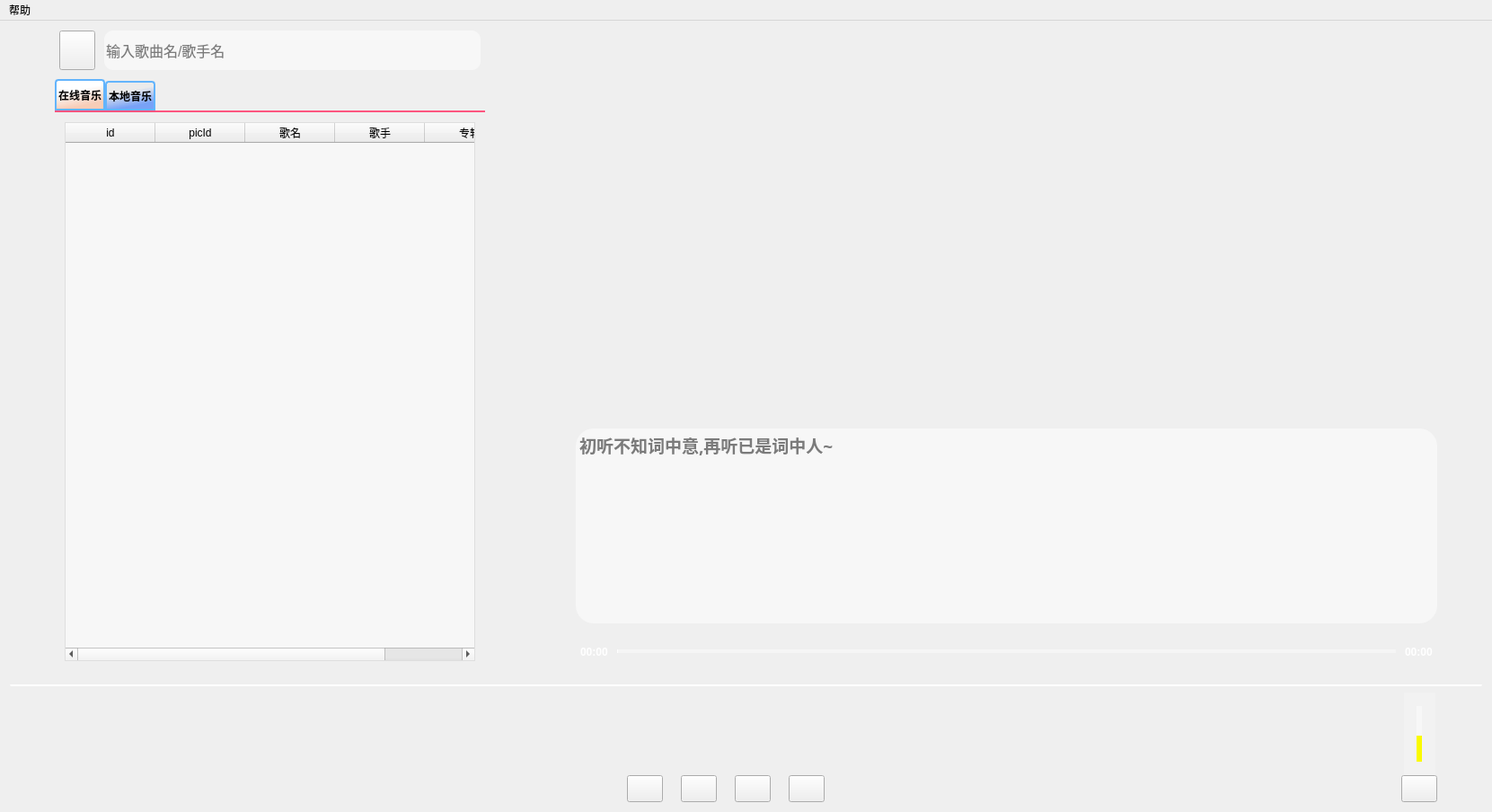
<?xml version="1.0" encoding="UTF-8"?>
<ui version="4.0">
 <class>MusicInterface</class>
 <widget class="QMainWindow" name="MusicInterface">
  <property name="geometry">
   <rect>
    <x>0</x>
    <y>0</y>
    <width>1661</width>
    <height>904</height>
   </rect>
  </property>
  <property name="windowTitle">
   <string>CatMusic</string>
  </property>
  <property name="styleSheet">
   <string notr="true">#MusicInterface
{
border-image: url(:/image/backgroud/morncolour (12).jpg);
	
}</string>
  </property>
  <widget class="QWidget" name="centralWidget">
   <layout class="QVBoxLayout" name="verticalLayout_8">
    <item>
     <layout class="QVBoxLayout" name="verticalLayout_4" stretch="6,1">
      <item>
       <layout class="QVBoxLayout" name="verticalLayout_5">
        <property name="spacing">
         <number>15</number>
        </property>
        <item>
         <layout class="QHBoxLayout" name="horizontalLayout_6" stretch="1,2">
          <property name="spacing">
           <number>101</number>
          </property>
          <property name="leftMargin">
           <number>50</number>
          </property>
          <property name="rightMargin">
           <number>50</number>
          </property>
          <item>
           <layout class="QVBoxLayout" name="verticalLayout_2" stretch="1,15">
            <property name="spacing">
             <number>10</number>
            </property>
            <item>
             <layout class="QHBoxLayout" name="horizontalLayout_5">
              <property name="spacing">
               <number>10</number>
              </property>
              <property name="leftMargin">
               <number>5</number>
              </property>
              <property name="rightMargin">
               <number>5</number>
              </property>
              <item>
               <widget class="QPushButton" name="pushButton_search">
                <property name="sizePolicy">
                 <sizepolicy hsizetype="Minimum" vsizetype="Minimum">
                  <horstretch>0</horstretch>
                  <verstretch>0</verstretch>
                 </sizepolicy>
                </property>
                <property name="styleSheet">
                 <string notr="true">#pushButton_search
{
	border-image: url(:/image/icon/sereach.png);
}
#pushButton_search:hover
{
	
	border-image: url(:/image/icon-hover/sereach-hover.png);
}
#pushButton_search:pressed
{
	border-image: url(:/image/icon/sereach.png);
}</string>
                </property>
                <property name="text">
                 <string/>
                </property>
               </widget>
              </item>
              <item>
               <widget class="QLineEdit" name="lineEdit_search">
                <property name="sizePolicy">
                 <sizepolicy hsizetype="Expanding" vsizetype="Expanding">
                  <horstretch>0</horstretch>
                  <verstretch>0</verstretch>
                 </sizepolicy>
                </property>
                <property name="minimumSize">
                 <size>
                  <width>222</width>
                  <height>17</height>
                 </size>
                </property>
                <property name="font">
                 <font>
                  <pointsize>12</pointsize>
                 </font>
                </property>
                <property name="autoFillBackground">
                 <bool>false</bool>
                </property>
                <property name="styleSheet">
                 <string notr="true">#lineEdit_search
{
	border: 2px soild black;
	border-radius: 10px;
	background-color: rgba(255, 255, 255,50%);
}
</string>
                </property>
                <property name="text">
                 <string/>
                </property>
                <property name="dragEnabled">
                 <bool>false</bool>
                </property>
                <property name="placeholderText">
                 <string>输入歌曲名/歌手名 </string>
                </property>
               </widget>
              </item>
             </layout>
            </item>
            <item>
             <widget class="QTabWidget" name="tabWidget">
              <property name="font">
               <font>
                <weight>75</weight>
                <bold>true</bold>
               </font>
              </property>
              <property name="styleSheet">
               <string notr="true"> QTabWidget::pane { /* The tab widget frame */
      border-top: 2px solid rgb(255, 85, 127);
  }

  QTabWidget::tab-bar {
      alignment: center;
  }

  /* Style the tab using the tab sub-control. Note that
      it reads QTabBar _not_ QTabWidget */
  QTabBar::tab {
	background-color: qlineargradient(spread:pad, x1:0.358, y1:0.341, x2:0.527, y2:0.857955, stop:0 rgba(235, 235, 235, 255), stop:1 rgba(0, 85, 255, 50%));

      border: 2px solid rgb(99, 180 ,252);
      border-bottom-color: rgb(99, 180 ,252); /* same as the pane color */
      border-top-left-radius: 4px;
      border-top-right-radius: 4px;
      min-width: 18ex;
	  min-height: 25px;
      padding: 2px;
  }

  QTabBar::tab:selected, QTabBar::tab:hover {
	background-color: qlineargradient(spread:pad, x1:0.358, y1:0.341, x2:0.527, y2:0.857955, stop:0 rgba(255, 255, 255, 255), stop:1 rgba(255, 170, 127, 50%));
  }

  QTabBar::tab:selected {
      border-color: rgb(99, 180 ,252);
      border-bottom-color: qlineargradient(x1: 0, y1: 0, x2: 0, y2: 1,
                                  stop: 0 #fafafa, stop: 0.4 #f4f4f4,
                                  stop: 0.5 #e7e7e7, stop: 1.0 #fafafa); /* same as pane color */
  }

  QTabBar::tab:!selected {
      margin-top: 2px; /* make non-selected tabs look smaller */
  }</string>
              </property>
              <property name="currentIndex">
               <number>0</number>
              </property>
              <widget class="QWidget" name="tab_online">
               <property name="styleSheet">
                <string notr="true"/>
               </property>
               <attribute name="title">
                <string>在线音乐</string>
               </attribute>
               <layout class="QVBoxLayout" name="verticalLayout_7">
                <item>
                 <widget class="QTableWidget" name="tableWidget_onlineList">
                  <property name="styleSheet">
                   <string notr="true">#tableWidget_onlineList{
	background-color:rgba(255,255,255,50%);
}</string>
                  </property>
                  <column>
                   <property name="text">
                    <string>id</string>
                   </property>
                  </column>
                  <column>
                   <property name="text">
                    <string>picId</string>
                   </property>
                  </column>
                  <column>
                   <property name="text">
                    <string>歌名</string>
                   </property>
                  </column>
                  <column>
                   <property name="text">
                    <string>歌手</string>
                   </property>
                  </column>
                  <column>
                   <property name="text">
                    <string>专辑</string>
                   </property>
                  </column>
                 </widget>
                </item>
               </layout>
              </widget>
              <widget class="QWidget" name="tab_local">
               <property name="styleSheet">
                <string notr="true"/>
               </property>
               <attribute name="title">
                <string>本地音乐</string>
               </attribute>
               <layout class="QVBoxLayout" name="verticalLayout_6">
                <item>
                 <widget class="QTableWidget" name="tableWidget_localList">
                  <property name="styleSheet">
                   <string notr="true">#tableWidget_localList{
	background-color:rgba(255,255,255,40%);
}</string>
                  </property>
                 </widget>
                </item>
               </layout>
              </widget>
             </widget>
            </item>
           </layout>
          </item>
          <item>
           <layout class="QVBoxLayout" name="verticalLayout" stretch="10,5,1">
            <property name="spacing">
             <number>10</number>
            </property>
            <property name="topMargin">
             <number>0</number>
            </property>
            <property name="bottomMargin">
             <number>0</number>
            </property>
            <item>
             <layout class="QHBoxLayout" name="horizontalLayout" stretch="1,2,1">
              <property name="spacing">
               <number>20</number>
              </property>
              <property name="leftMargin">
               <number>0</number>
              </property>
              <property name="topMargin">
               <number>7</number>
              </property>
              <property name="rightMargin">
               <number>0</number>
              </property>
              <property name="bottomMargin">
               <number>0</number>
              </property>
              <item>
               <spacer name="horizontalSpacer">
                <property name="orientation">
                 <enum>Qt::Horizontal</enum>
                </property>
                <property name="sizeHint" stdset="0">
                 <size>
                  <width>40</width>
                  <height>20</height>
                 </size>
                </property>
               </spacer>
              </item>
              <item>
               <widget class="GraphicsView" name="graphicsView">
                <property name="enabled">
                 <bool>true</bool>
                </property>
                <property name="sizePolicy">
                 <sizepolicy hsizetype="Expanding" vsizetype="Expanding">
                  <horstretch>0</horstretch>
                  <verstretch>0</verstretch>
                 </sizepolicy>
                </property>
                <property name="styleSheet">
                 <string notr="true">#graphicsView
{
	border: 5px soild black;
	border-radius: 20px;
	background-color: rgba(255, 255, 255,0%);
}
</string>
                </property>
               </widget>
              </item>
              <item>
               <spacer name="horizontalSpacer_2">
                <property name="orientation">
                 <enum>Qt::Horizontal</enum>
                </property>
                <property name="sizeHint" stdset="0">
                 <size>
                  <width>40</width>
                  <height>20</height>
                 </size>
                </property>
               </spacer>
              </item>
             </layout>
            </item>
            <item>
             <widget class="QTextEdit" name="textEdit_lyric">
              <property name="font">
               <font>
                <family>华文楷体</family>
                <pointsize>14</pointsize>
                <weight>75</weight>
                <bold>true</bold>
               </font>
              </property>
              <property name="layoutDirection">
               <enum>Qt::LeftToRight</enum>
              </property>
              <property name="styleSheet">
               <string notr="true">#textEdit_lyric
{
	border: 2px soild black;
	border-radius: 20px;
	background-color: rgba(255, 255, 255,50%);
}
</string>
              </property>
              <property name="readOnly">
               <bool>true</bool>
              </property>
              <property name="placeholderText">
               <string>初听不知词中意,再听已是词中人~</string>
              </property>
             </widget>
            </item>
            <item>
             <layout class="QHBoxLayout" name="horizontalLayout_2">
              <property name="spacing">
               <number>10</number>
              </property>
              <property name="leftMargin">
               <number>5</number>
              </property>
              <property name="rightMargin">
               <number>5</number>
              </property>
              <item>
               <widget class="QLabel" name="label_currentTime">
                <property name="font">
                 <font>
                  <weight>75</weight>
                  <bold>true</bold>
                 </font>
                </property>
                <property name="styleSheet">
                 <string notr="true">color: rgb(255, 255, 255);</string>
                </property>
                <property name="text">
                 <string>00:00</string>
                </property>
               </widget>
              </item>
              <item>
               <widget class="QSlider" name="horizontalSlider_processBar">
                <property name="styleSheet">
                 <string notr="true">
    QSlider::add-page:Horizontal
     {     
background-color: rgba(255, 255, 255,100);
        height:4px;  
     } 
     QSlider::sub-page:Horizontal   
    {  
background-color: rgb(255, 255, 255);
        height:4px;
     }
    QSlider::groove:Horizontal   
    { 
        background:transparent; 
        height:4px;
    }  
    QSlider::handle:Horizontal  
    { 
        height:16px; 
        width:16px; 
	
	
	border-image: url(:/image/圆形 (7).png);
  margin: -6 0px; 
    }</string>
                </property>
                <property name="orientation">
                 <enum>Qt::Horizontal</enum>
                </property>
               </widget>
              </item>
              <item>
               <widget class="QLabel" name="label_endTime">
                <property name="font">
                 <font>
                  <weight>75</weight>
                  <bold>true</bold>
                 </font>
                </property>
                <property name="styleSheet">
                 <string notr="true">color: rgb(255, 255, 255);</string>
                </property>
                <property name="text">
                 <string>00:00</string>
                </property>
               </widget>
              </item>
             </layout>
            </item>
           </layout>
          </item>
         </layout>
        </item>
        <item>
         <widget class="Line" name="line">
          <property name="styleSheet">
           <string notr="true">border-top: 2px solid white; 
</string>
          </property>
          <property name="orientation">
           <enum>Qt::Horizontal</enum>
          </property>
         </widget>
        </item>
       </layout>
      </item>
      <item>
       <layout class="QVBoxLayout" name="verticalLayout_3" stretch="3,1">
        <property name="spacing">
         <number>0</number>
        </property>
        <property name="leftMargin">
         <number>50</number>
        </property>
        <property name="rightMargin">
         <number>50</number>
        </property>
        <item>
         <layout class="QHBoxLayout" name="horizontalLayout_8">
          <property name="spacing">
           <number>0</number>
          </property>
          <item>
           <spacer name="verticalSpacer">
            <property name="orientation">
             <enum>Qt::Vertical</enum>
            </property>
            <property name="sizeHint" stdset="0">
             <size>
              <width>1500</width>
              <height>53</height>
             </size>
            </property>
           </spacer>
          </item>
          <item>
           <widget class="QSlider" name="verticalSlider_volume">
            <property name="sizePolicy">
             <sizepolicy hsizetype="Preferred" vsizetype="Preferred">
              <horstretch>0</horstretch>
              <verstretch>0</verstretch>
             </sizepolicy>
            </property>
            <property name="styleSheet">
             <string notr="true">QSlider 
    {  
        background-color: rgba(255,255,255,0);
        min-width:5px; 
        max-width:5px;
        border:15px solid rgba(255,255,255,0.2); 
    }
     QSlider::add-page:vertical
     {      
       
	    background-color: rgb(250, 250, 0);
        width:4px;
     }
     QSlider::sub-page:vertical  
    { 
        background-color: rgba(255,255,255,0.5); 
        width:4px;
     }
    QSlider::groove:vertical 
    {
        background:transparent;
        width:6px;
    }
    QSlider::handle:vertical 
    {
         height: 13px;
        width:13px;
 
 margin: -0 -4px; 
	border-image: url(:/image/圆形 (10).png);
     }</string>
            </property>
            <property name="maximum">
             <number>100</number>
            </property>
            <property name="value">
             <number>50</number>
            </property>
            <property name="orientation">
             <enum>Qt::Vertical</enum>
            </property>
           </widget>
          </item>
         </layout>
        </item>
        <item>
         <layout class="QHBoxLayout" name="horizontalLayout_7">
          <property name="spacing">
           <number>5</number>
          </property>
          <item>
           <layout class="QHBoxLayout" name="horizontalLayout_4">
            <property name="spacing">
             <number>15</number>
            </property>
            <item>
             <spacer name="horizontalSpacer_3">
              <property name="orientation">
               <enum>Qt::Horizontal</enum>
              </property>
              <property name="sizeHint" stdset="0">
               <size>
                <width>358</width>
                <height>20</height>
               </size>
              </property>
             </spacer>
            </item>
            <item>
             <layout class="QHBoxLayout" name="horizontalLayout_3">
              <property name="spacing">
               <number>20</number>
              </property>
              <item>
               <widget class="QPushButton" name="pushButton_playOrder">
                <property name="sizePolicy">
                 <sizepolicy hsizetype="Fixed" vsizetype="Preferred">
                  <horstretch>0</horstretch>
                  <verstretch>0</verstretch>
                 </sizepolicy>
                </property>
                <property name="cursor">
                 <cursorShape>PointingHandCursor</cursorShape>
                </property>
                <property name="styleSheet">
                 <string notr="true">#pushButton_playOrder
{
	
	border-image: url(:/image/icon/loop-list.png);
}
#pushButton_playOrder:hover
{
	border-image: url(:/image/icon-hover/loop-list-hover.png);
}
#pushButton_playOrder:pressed
{	
	border-image: url(:/image/icon/loop-list.png);
}</string>
                </property>
                <property name="text">
                 <string/>
                </property>
               </widget>
              </item>
              <item>
               <widget class="QPushButton" name="pushButton_playPre">
                <property name="sizePolicy">
                 <sizepolicy hsizetype="Fixed" vsizetype="Preferred">
                  <horstretch>0</horstretch>
                  <verstretch>0</verstretch>
                 </sizepolicy>
                </property>
                <property name="cursor">
                 <cursorShape>PointingHandCursor</cursorShape>
                </property>
                <property name="styleSheet">
                 <string notr="true">#pushButton_playPre
{
	border-image: url(:/image/icon/pre.png);
}
#pushButton_playPre:hover
{
	border-image: url(:/image/icon-hover/pre-hover.png);
}
#pushButton_playPre:pressed
{
	border-image: url(:/image/icon/pre.png);
}</string>
                </property>
                <property name="text">
                 <string/>
                </property>
               </widget>
              </item>
              <item>
               <widget class="QPushButton" name="pushButton_play">
                <property name="sizePolicy">
                 <sizepolicy hsizetype="Fixed" vsizetype="Preferred">
                  <horstretch>0</horstretch>
                  <verstretch>0</verstretch>
                 </sizepolicy>
                </property>
                <property name="cursor">
                 <cursorShape>PointingHandCursor</cursorShape>
                </property>
                <property name="styleSheet">
                 <string notr="true">#pushButton_play
{
	border-image: url(:/image/icon/pase.png);
}
#pushButton_play:hover
{
	border-image: url(:/image/icon-hover/pase-hover.png);
}
#pushButton_play:pressed
{
	border-image: url(:/image/icon/pase.png);
}</string>
                </property>
                <property name="text">
                 <string/>
                </property>
               </widget>
              </item>
              <item>
               <widget class="QPushButton" name="pushButton_playNext">
                <property name="sizePolicy">
                 <sizepolicy hsizetype="Fixed" vsizetype="Preferred">
                  <horstretch>0</horstretch>
                  <verstretch>0</verstretch>
                 </sizepolicy>
                </property>
                <property name="cursor">
                 <cursorShape>PointingHandCursor</cursorShape>
                </property>
                <property name="styleSheet">
                 <string notr="true">#pushButton_playNext
{
	border-image: url(:/image/icon/next.png);
}
#pushButton_playNext:hover
{
	border-image: url(:/image/icon-hover/next-hover.png);
}
#pushButton_playNext:pressed
{
	border-image: url(:/image/icon/next.png);
}</string>
                </property>
                <property name="text">
                 <string/>
                </property>
               </widget>
              </item>
             </layout>
            </item>
            <item>
             <spacer name="horizontalSpacer_4">
              <property name="orientation">
               <enum>Qt::Horizontal</enum>
              </property>
              <property name="sizeHint" stdset="0">
               <size>
                <width>300</width>
                <height>20</height>
               </size>
              </property>
             </spacer>
            </item>
           </layout>
          </item>
          <item>
           <widget class="QPushButton" name="pushButton_volume">
            <property name="sizePolicy">
             <sizepolicy hsizetype="Fixed" vsizetype="Preferred">
              <horstretch>0</horstretch>
              <verstretch>0</verstretch>
             </sizepolicy>
            </property>
            <property name="mouseTracking">
             <bool>false</bool>
            </property>
            <property name="styleSheet">
             <string notr="true">#pushButton_volume
{
	border-image: url(:/image/icon/music-voice.png);
}
#pushButton_volume:hover
{
	border-image: url(:/image/icon-hover/music-voice-hover.png);
}</string>
            </property>
            <property name="text">
             <string/>
            </property>
           </widget>
          </item>
         </layout>
        </item>
       </layout>
      </item>
     </layout>
    </item>
   </layout>
  </widget>
  <widget class="QMenuBar" name="menuBar">
   <property name="geometry">
    <rect>
     <x>0</x>
     <y>0</y>
     <width>1661</width>
     <height>26</height>
    </rect>
   </property>
   <widget class="QMenu" name="menu">
    <property name="title">
     <string>帮助</string>
    </property>
    <addaction name="action"/>
   </widget>
   <addaction name="menu"/>
  </widget>
  <action name="action">
   <property name="text">
    <string>关于</string>
   </property>
  </action>
  <action name="action_2">
   <property name="text">
    <string>开启/关闭氛围灯</string>
   </property>
  </action>
 </widget>
 <layoutdefault spacing="6" margin="11"/>
 <customwidgets>
  <customwidget>
   <class>GraphicsView</class>
   <extends>QGraphicsView</extends>
   <header>GraphicsView.h</header>
  </customwidget>
 </customwidgets>
 <resources/>
 <connections/>
</ui>
